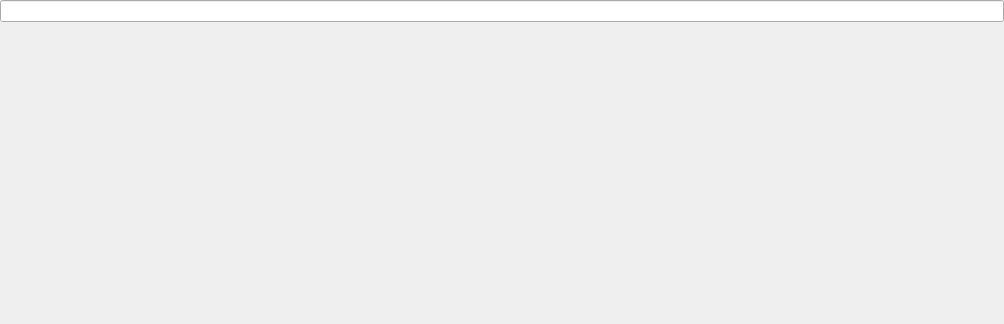
<?xml version="1.0" encoding="UTF-8"?>
<ui version="4.0">
 <class>TagSearchWidget</class>
 <widget class="QWidget" name="TagSearchWidget">
  <property name="geometry">
   <rect>
    <x>0</x>
    <y>0</y>
    <width>1004</width>
    <height>324</height>
   </rect>
  </property>
  <property name="windowTitle">
   <string>Form</string>
  </property>
  <layout class="QVBoxLayout" name="verticalLayout">
   <property name="leftMargin">
    <number>0</number>
   </property>
   <property name="topMargin">
    <number>0</number>
   </property>
   <property name="rightMargin">
    <number>0</number>
   </property>
   <property name="bottomMargin">
    <number>0</number>
   </property>
   <item>
    <widget class="QLineEdit" name="lineEdit"/>
   </item>
   <item>
    <widget class="TagDisplayWidget" name="widget" native="true"/>
   </item>
  </layout>
 </widget>
 <customwidgets>
  <customwidget>
   <class>TagDisplayWidget</class>
   <extends>QWidget</extends>
   <header>ui/widgets/tags/TagDisplayWidget.hpp</header>
   <container>1</container>
  </customwidget>
 </customwidgets>
 <resources/>
 <connections/>
</ui>
